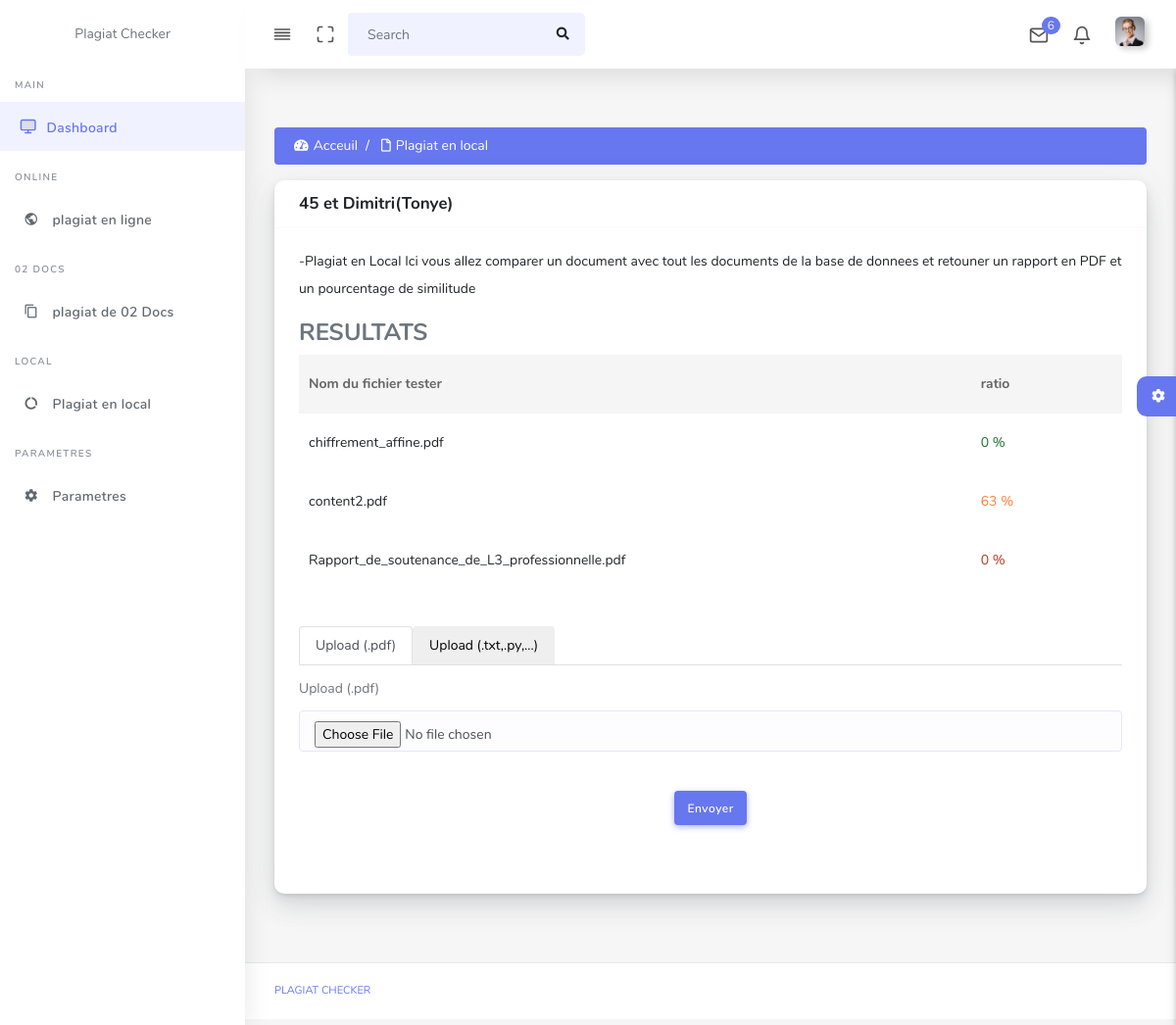
Before: /plagiatLocals/ with the older database file.
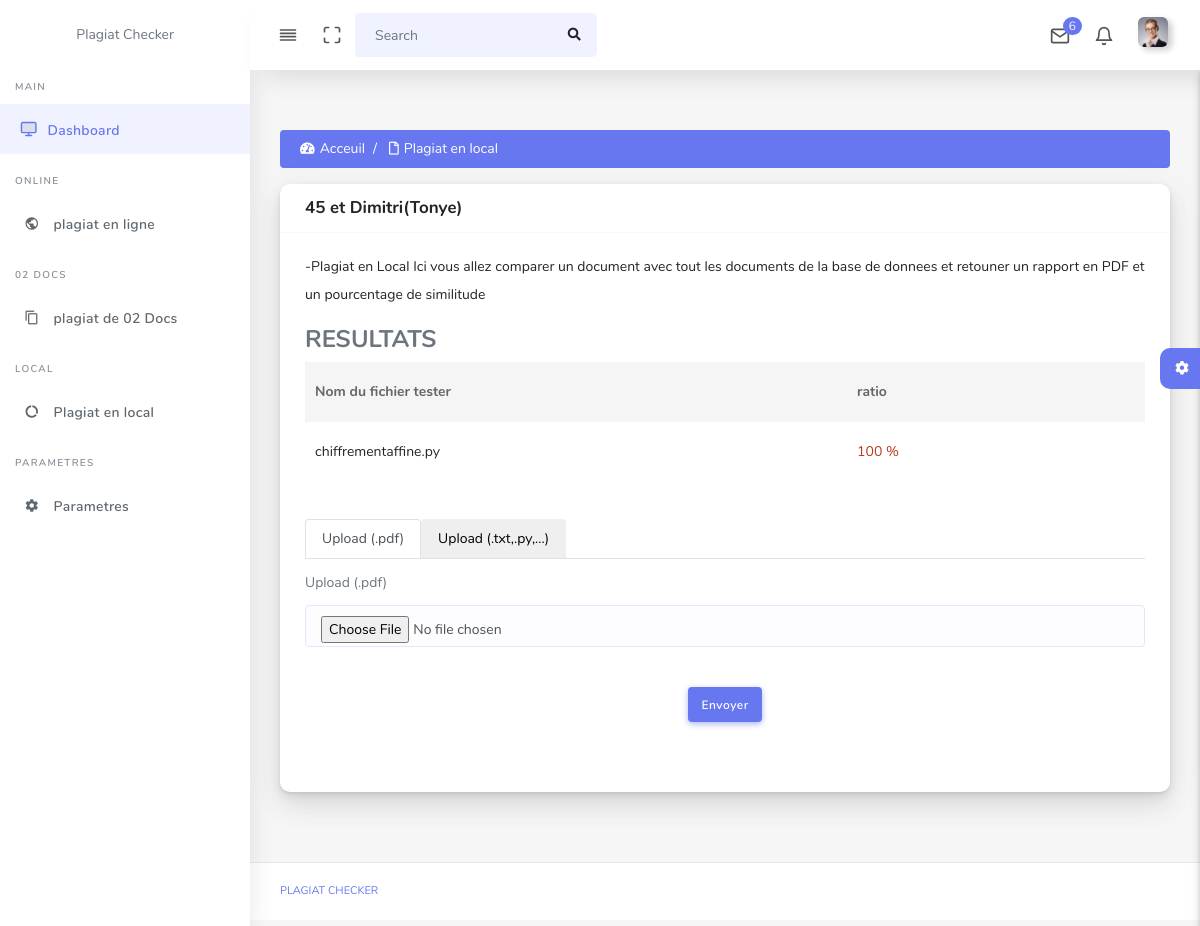
After: the same page with the newer database file.
### plagiatLocal/models.py (models this page shows)
class Rapport(models.Model):
    nomdoc = models.CharField(max_length=200)
    nomtest = models.CharField(max_length=200)
    color = models.CharField(max_length=200)
    ratio = models.IntegerField()
    idtest = models.IntegerField()
    class Meta:
        db_table = "rapport"

### plagiatLocal/views.py (the view)
# urls.py: path("plagiatLocals/", plagiatLocalResponse ,name="resultat"),
def plagiatLocalResponse(request):
    rapport_list = Rapport.objects.all()
    n='0'
    context = {
                'resultats': rapport_list
            }
    return render(request, "locale/results.html",context)

### plagiatLocal/templates/locale/results.html (shortened to what this page needs)
{% extends 'main-layout.html' %}
    {% load static %}
{% block content %}
    <div class="row">
        <div class="col-12">
            <nav aria-label="breadcrumb">
                <ol class="breadcrumb bg-primary text-white-all">
                <li class="breadcrumb-item"><a href="{% url 'index' %}"><i class="fas fa-tachometer-alt"></i>Acceuil</a></li>
                <li class="breadcrumb-item active" aria-current="page"><a href="#"><i class="far fa-file"></i>Plagiat en local</a></li>
                </ol>
            </nav>
        </div>
    </div>
    <div class="row clearfix">
        <div class="col-lg-12 col-md-12 col-sm-12 col-xs-12">
            <div class="card">
                <div class="card-header">
                        <h4>45 et Dimitri(Tonye)</h4>
                </div>
            <div class="card-body">
                {% if resultats %}
                <p >
                    -Plagiat en Local
                        Ici vous allez comparer un document avec tout les documents de la base de donnees et retouner un rapport en PDF et un pourcentage de similitude
                    </p>
                    <h4 class="modal-header-title">RESULTATS </h4>
                    <div class="row">
            <div class="col-md-12">
                <div class="table-wrap">
                    <table class="table">
                        <thead class="thead-dark">
                            <tr>
                                <th>Nom du fichier tester</th>
                                <th>ratio</th>
                                <th>&nbsp;</th>
                            </tr>
                        </thead>
                        <tbody>
                        {% for resultat in resultats %}
                                <tr>
                                    <td> {{ resultat.nomtest }} </td>
                                    <td><font COLOR=" {{ resultat.color }} " > <d>{{ resultat.ratio }} % </b></font></td>
                                </tr>
                        {% endfor %}
                        </tbody>
                    </table>
                </div>
                </div>
            </div>
            {% endif %}
                <nav>
                    <div class="nav nav-tabs" id="nav-tab" role="tablist">
                      <button class="nav-link active" id="nav-home-tab" data-toggle="tab" data-target="#nav-home" type="button" role="tab" aria-controls="nav-home" aria-selected="true">Upload (.pdf)</button>
                      <button class="nav-link" id="nav-profile-tab" data-toggle="tab" data-target="#nav-profile" type="button" role="tab" aria-controls="nav-profile" aria-selected="false">Upload (.txt,.py,...)</button>
                    </div>
                  </nav>
                  <div class="tab-content" id="nav-tabContent">
                    <div class="tab-pane fade show active" id="nav-home" role="tabpanel" aria-labelledby="nav-home-tab">
                        <form method = "POST" class="post-form" action = "{% url 'envoifichier' %}" enctype="multipart/form-data">
                            <label class="form-label" for="customFile"> Upload (.pdf)</label>
                            <input type="file" class="form-control" id="nomdoc" name="nomdoc"/>
                            <div class="mt-4 mb-4 p-3 align-center rt-sidebar-last-ele">
                                <button type="submit" class="btn btn-primary">
                                     Envoyer</button>
                            </div>
                        </form>
                    </div>
                  </div>
            </div>
            </div>
        </div>
    </div>
{% endblock %}

### PlagiatChecker/templates/main-layout.html (shortened to what this page needs)
{% load static %}
<!DOCTYPE html>
<html lang="fr">
<head>
  <link rel="stylesheet" href="{% static 'assets/css/app.min.css' %}">
  <link rel="stylesheet" href="{% static 'assets/css/style.css' %}">
  <link rel="stylesheet" href="{% static 'assets/css/components.css' %}">
  <link rel="stylesheet" href="{% static 'assets/css/custom.css' %}">
</head>
<body>
  <div id="app">
    <div class="main-wrapper main-wrapper-1">
      <div class="navbar-bg"></div>
      <nav class="navbar navbar-expand-lg main-navbar sticky">
        <div class="form-inline mr-auto">
          <ul class="navbar-nav mr-3">
            <li><a href="#" data-toggle="sidebar" class="nav-link nav-link-lg
									collapse-btn"> <i data-feather="align-justify"></i></a></li>
            <li><a href="#" class="nav-link nav-link-lg fullscreen-btn">
                <i data-feather="maximize"></i>
              </a></li>
            <li>
              <form class="form-inline mr-auto">
                <div class="search-element">
                  <input class="form-control" type="search" placeholder="Search" aria-label="Search" data-width="200">
                  <button class="btn" type="submit">
                    <i class="fas fa-search"></i>
                  </button>
                </div>
              </form>
            </li>
          </ul>
        </div>
        <ul class="navbar-nav navbar-right">
          <li class="dropdown dropdown-list-toggle"><a href="#" data-toggle="dropdown"
              class="nav-link nav-link-lg message-toggle"><i data-feather="mail"></i>
              <span class="badge headerBadge1">
                6 </span> </a>
          </li>
          <li class="dropdown dropdown-list-toggle"><a href="#" data-toggle="dropdown"
              class="nav-link notification-toggle nav-link-lg"><i data-feather="bell" class="bell"></i>
            </a>
          </li>
          <li class="dropdown"><a href="#" data-toggle="dropdown"
              class="nav-link dropdown-toggle nav-link-lg nav-link-user"> <img alt="image" src="{% static 'assets/img/user.png' %}"
                class="user-img-radious-style"> </a>
          </li>
        </ul>
      </nav>
      <div class="main-sidebar sidebar-style-2">
        <aside id="sidebar-wrapper">
          <div class="sidebar-brand">
                 <span class="logo-name">Plagiat Checker</span>
          </div>
          <ul class="sidebar-menu">
            <li class="menu-header">Main</li>
            <li class="dropdown active">
              <a href="{% url 'index' %}" class="nav-link"><i data-feather="monitor"></i><span>Dashboard</span></a>
            </li>
            <li class="menu-header">Online</li>
            <li><a class="nav-link" href="{% url 'plagiatOnline' %}"><i class="material-icons">public</i><span>plagiat en ligne</span></a></li>
            <li class="menu-header">02 Docs</li>
            <li><a class="nav-link" href="{% url 'plagiatDocument' %}"><i class="material-icons">content_copy</i><span>plagiat de 02 Docs</span></a></li>
            <li class="menu-header">Local</li>
            <li><a class="nav-link" href="{% url 'plagiatLocal' %}"><i class="material-icons">data_usage</i><span>Plagiat en local</span></a></li>
            <li class="menu-header">Parametres</li>
            <li><a class="nav-link" href="#"><i class="material-icons">settings</i><span>Parametres</span></a></li>
          </ul>
        </aside>
      </div>
      <div class="main-content">
            {% block content %}
            {% endblock %}
      </div>
        <div class="settingSidebar">
          <a href="javascript:void(0)" class="settingPanelToggle"> <i class="fa fa-spin fa-cog"></i>
          </a>
        </div>
      </div>
      <footer class="main-footer">
        <div class="footer-left">
          <a href="#">Plagiat Checker</a></a>
        </div>
      </footer>
    </div>
</body>
</html>

Changed rows visible on the page:
removed Rapport: nomtest "chiffrement_affine.pdf", ratio "0"
removed Rapport: nomtest "content2.pdf", ratio "63"
removed Rapport: nomtest "Rapport_de_soutenance_de_L3_professionnelle.pdf", ratio "0"
added Rapport: nomtest "chiffrementaffine.py", ratio "100"
